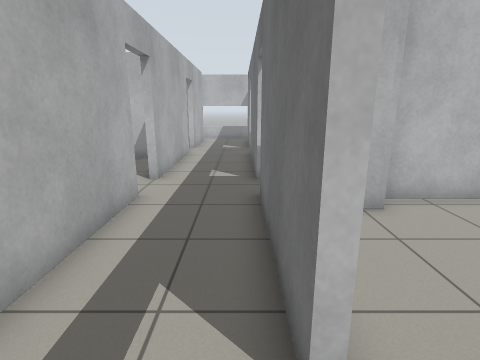
View 1 (above)

24 first-person views from a walk through a world built for the Gazebo simulator. The camera is 1.2 m above the floor, tilts 14° down and sees 80° across. The floor is counted in squares, 0.5 m on a side. Each view is taken from the middle of a square. On the plan, view 1 faces up. The plan holds only what a view shows up to about 18 squares ahead; the rest is blank. The place goes on beyond the plan. Robots are left out.

View 2
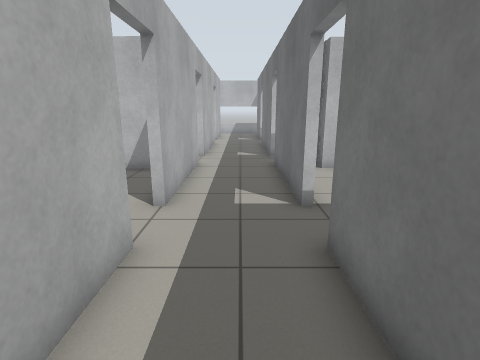

View 3
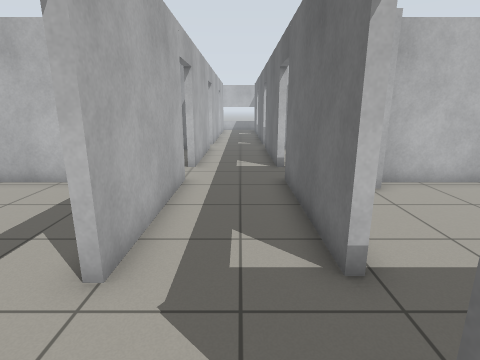

View 4
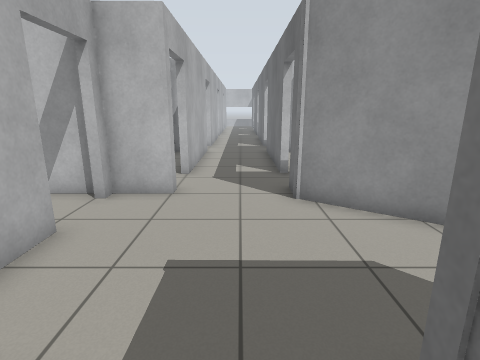

View 5
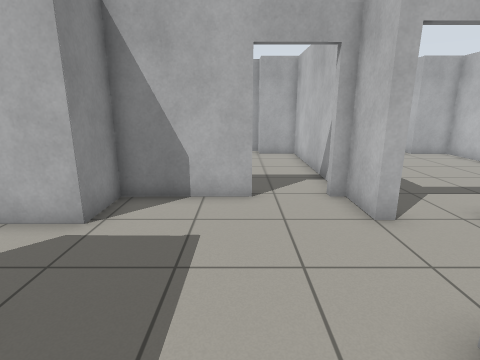

View 6
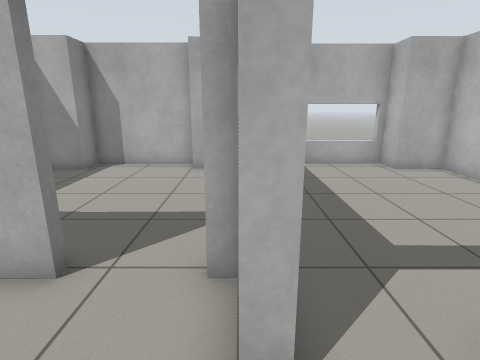

View 7
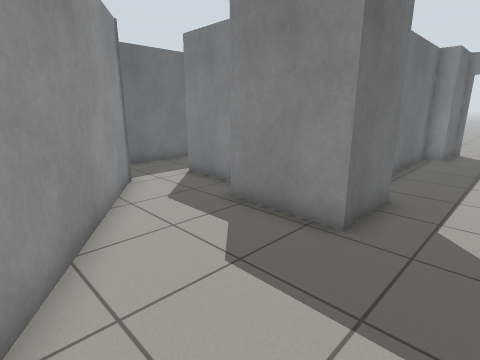

View 8
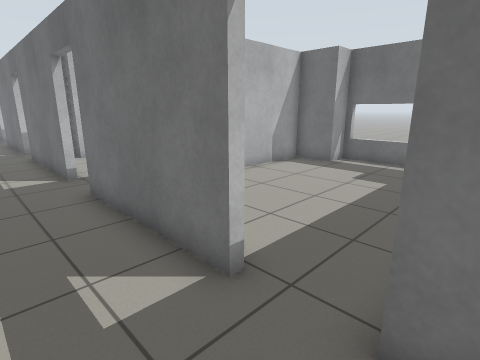

View 9
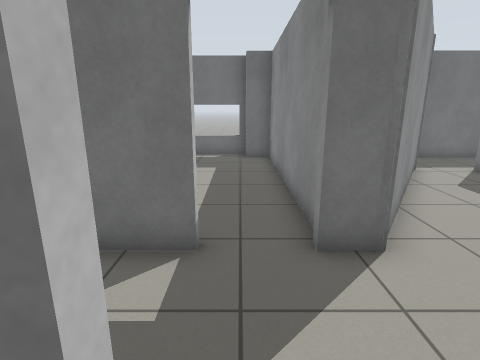

View 10
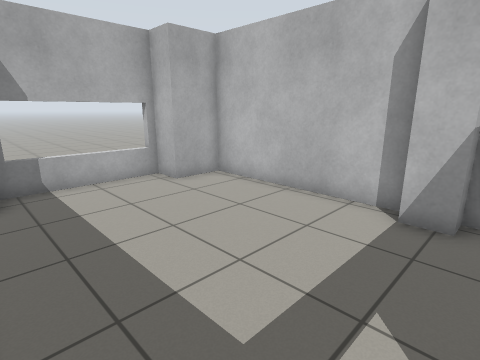

View 11
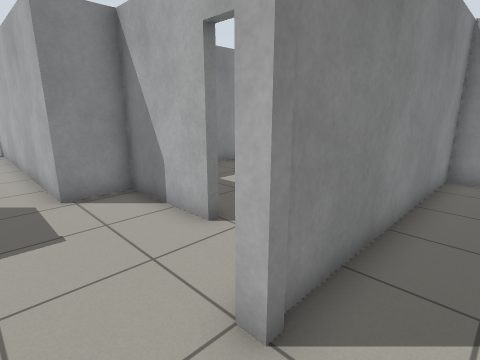

View 12
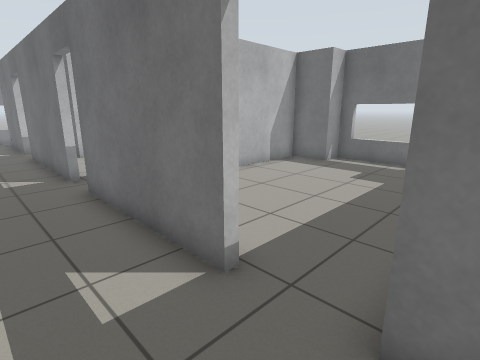

View 13
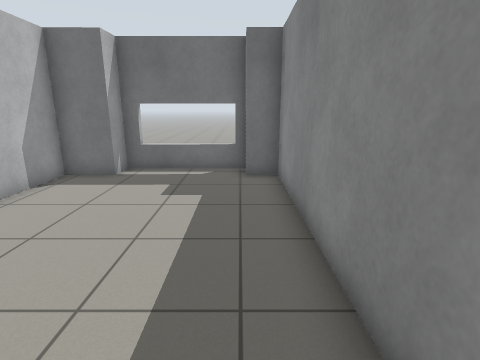

View 14
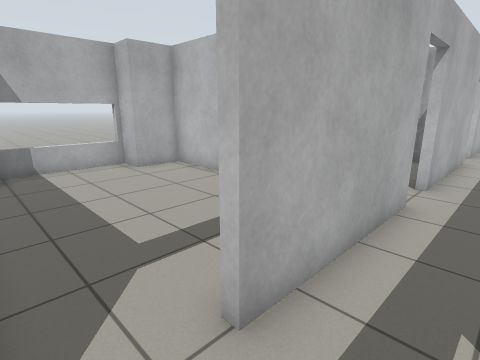

View 15
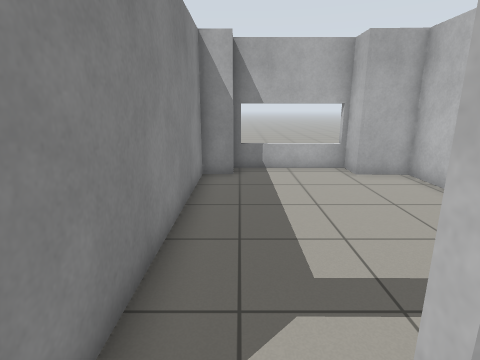

View 16
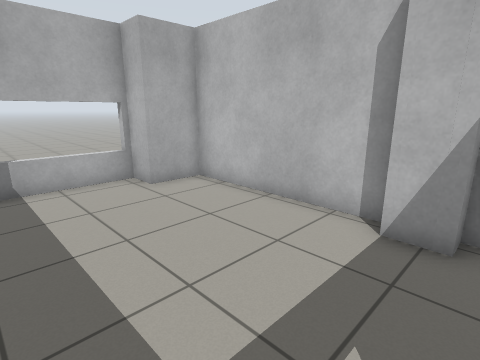

View 17
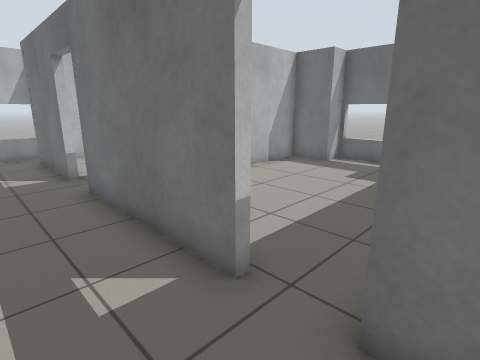

View 18
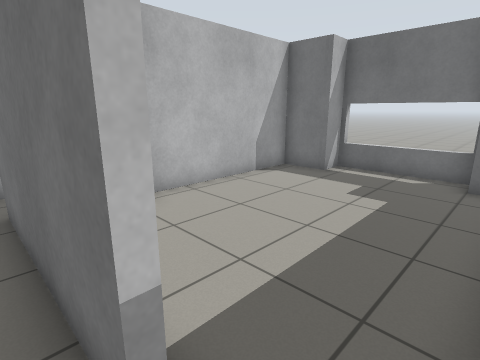

View 19
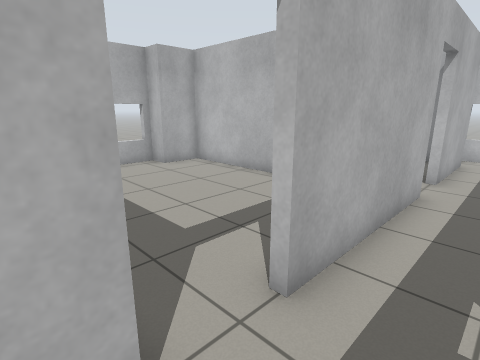

View 20
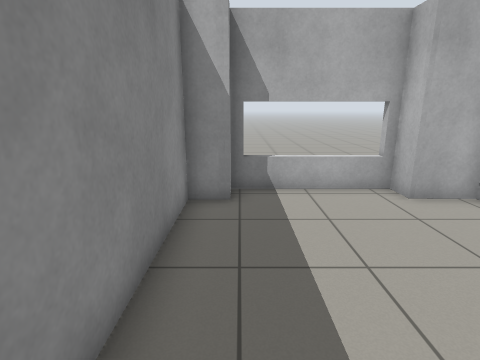

View 21
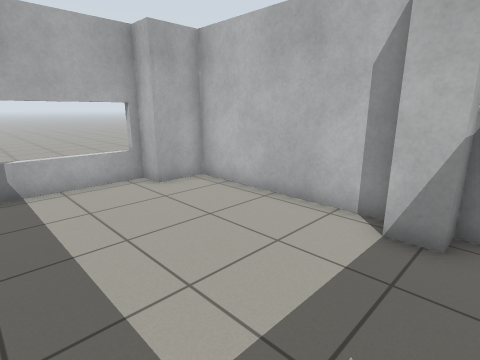

View 22
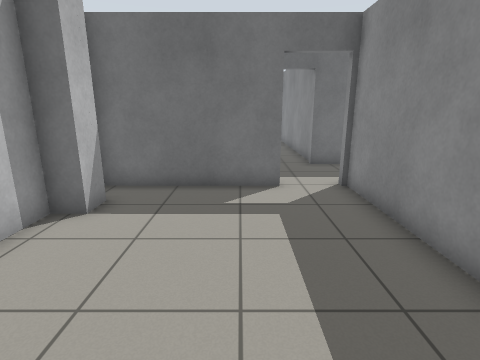

View 23
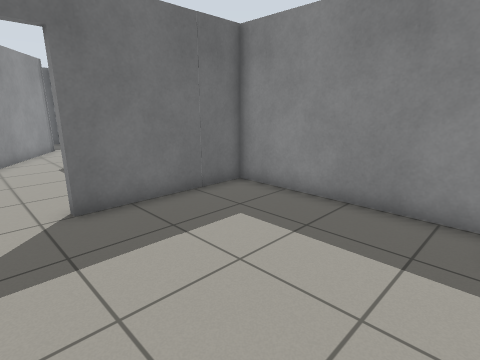

View 24
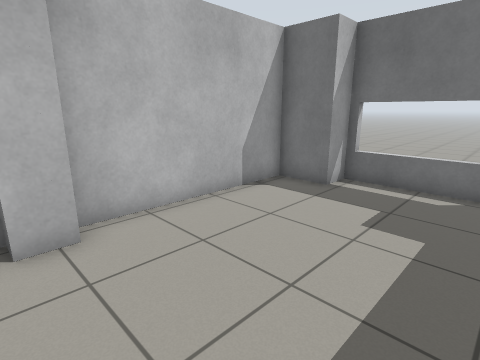

### Floor plan
Key: @ floor where view 1 was taken; # wall or solid block; . floor; D open door; = window, fence, low wall or low ledge.
Columns run from 14 left of view 1 to 12 right of it. Each row starts with its distance up from view 1.
 16  ##       #D...D ########
 15  ###########...###......#
 14 ## ........#...#........###
 13 ==.........#...#..........=
 12 ==.........#...#..........=
 11 ==.........#...#..........=
 10 ==.........#...#..........=
  9 ##.........D...D........###
  8  ##########D...D#########
  7  ###########...####    .#
  6  # ........#...#........###
  5 ##.........#...#..........#
  4 =..........#...#..........=
  3 =..........#...#..........=
  2 =..........D...D..........=
  1 ##.........D...D.........##
  0  ##########D..@D##########
 -1  ###########...##########
 -2  #.........#...#........##
 -3 ##.........#...#.........##
 -4 =..........#...#..........=
 -5 =..........#...#..........=
 -6 =..........#...#..........=
 -7 #..........D...D.........##
 -8 ##.........D...D........##
 -9  ###########...##########
-10  #.......D.....##
-11 ##.......D......###
-12 #........#........##
-13 #........#.........###
-14 #........#...........##
-15 ##.......###...###.......#
-16  ##......###..##      ..##
-17   ######## #..#    ###..#
-18            #..#        .#
-19            #...         #
-20            #...

Where each view was taken, in squares from view 1:
view 1: 0 up, 0 right, facing up
view 2: 5 down, 1 left, facing up
view 3: 10 down, 1 left, facing up
view 4: 17 down, 1 left, facing up
view 5: 12 down, 3 right, facing left
view 6: 9 down, 1 left, facing left
view 7: 10 down, 2 left, facing down-right
view 8: 9 down, 2 left, facing up-right
view 9: 7 down, 4 left, facing right
view 10: 8 down, 4 left, facing up-left
view 11: 7 down, 1 left, facing down-left
view 12: 1 down, 2 left, facing up-right
view 13: 1 up, 0 right, facing right
view 14: 0 up, 1 left, facing up-left
view 15: 1 up, 2 left, facing left
view 16: 1 up, 4 left, facing up-left
view 17: 7 up, 2 left, facing up-right
view 18: 8 up, 0 right, facing up-right
view 19: 7 up, 1 left, facing up-left
view 20: 9 up, 5 left, facing left
view 21: 9 up, 4 left, facing up-left
view 22: 11 up, 12 left, facing right
view 23: 10 down, 12 left, facing down-right
view 24: 7 down, 2 right, facing up-right
